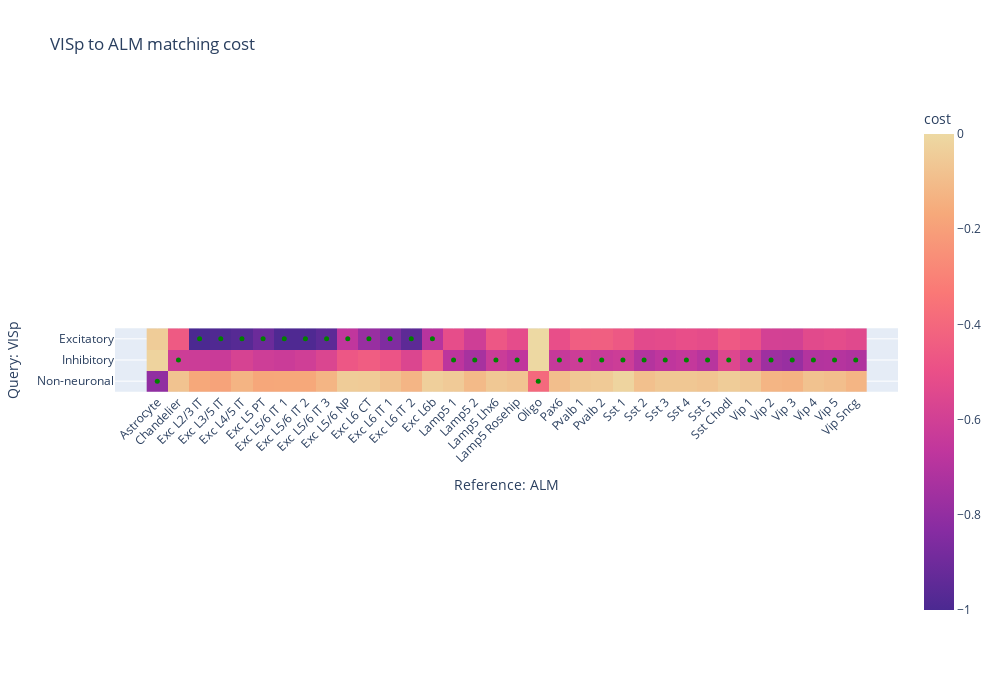

Notebook source saved alongside this figure:
### Code cell
m.set_type_equality_strictness(0.7)
m.eval('labels3')
m.display_matching_costs(ground_truth_obs_key='labels3', show_all_labels=True, angle_x_labels=True, width=1000, height=700)

### Figure 1 — Plotly figure (JSON) as saved in the notebook; plotly's stock layout.template omitted (floating-point values rounded to 4 significant figures)
{"data": [{"coloraxis": "coloraxis", "hovertemplate": "Reference: ALM: %{x}<br>Query: VISp: %{y}<br>cost: %{z}<extra></extra>", "name": "0", "type": "heatmap", "x": ["Astrocyte", "Chandelier", "Exc L2/3 IT", "Exc L3/5 IT", "Exc L4/5 IT", "Exc L5 PT", "Exc L5/6 IT 1", "Exc L5/6 IT 2", "Exc L5/6 IT 3", "Exc L5/6 NP", "Exc L6 CT", "Exc L6 IT 1", "Exc L6 IT 2", "Exc L6b", "Lamp5 1", "Lamp5 2", "Lamp5 Lhx6", "Lamp5 Rosehip", "Oligo", "Pax6", "Pvalb 1", "Pvalb 2", "Sst 1", "Sst 2", "Sst 3", "Sst 4", "Sst 5", "Sst Chodl", "Vip 1", "Vip 2", "Vip 3", "Vip 4", "Vip 5", "Vip Sncg"], "xaxis": "x", "y": ["Excitatory", "Inhibitory", "Non-neuronal"], "yaxis": "y", "z": [[-0.04442, -0.4572, -1, -0.987, -0.9692, -0.9123, -0.988, -0.9896, -0.9494, -0.664, -0.7842, -0.8547, -0.9487, -0.6921, -0.5157, -0.6129, -0.4691, -0.5204, 0, -0.5099, -0.4403, -0.4364, -0.465, -0.5313, -0.5246, -0.5069, -0.5193, -0.4606, -0.4889, -0.5928, -0.596, -0.535, -0.5227, -0.5383], [-0.02148, -0.6175, -0.6217, -0.6301, -0.5788, -0.6161, -0.6268, -0.6077, -0.5622, -0.468, -0.4416, -0.478, -0.5576, -0.4415, -0.6764, -0.7387, -0.6255, -0.6663, -0.002987, -0.6448, -0.6191, -0.6355, -0.6172, -0.7025, -0.6686, -0.6513, -0.6902, -0.5506, -0.642, -0.7652, -0.7839, -0.7049, -0.7, -0.7148], [-0.8039, -0.0754, -0.1718, -0.1859, -0.1294, -0.1722, -0.1713, -0.1694, -0.1266, -0.04527, -0.04923, -0.07988, -0.1236, -0.03423, -0.05075, -0.1083, -0.05987, -0.07408, -0.3936, -0.09408, -0.0593, -0.05163, -0.01651, -0.08791, -0.06365, -0.06318, -0.07281, -0.04581, -0.06041, -0.1243, -0.1325, -0.08087, -0.09224, -0.1242]]}, {"hovertemplate": "%{y} -> %{x}", "marker": {"color": ["green", "green", "green", "green", "green", "green", "green", "green", "green", "green", "green", "green", "green", "green", "green", "green", "green", "green", "green", "green", "green", "green", "green", "green", "green", "green", "green", "green", "green", "green", "green", "green", "green", "green"], "size": 5}, "mode": "markers", "name": "", "type": "scatter", "x": ["Exc L2/3 IT", "Exc L3/5 IT", "Exc L4/5 IT", "Exc L5 PT", "Exc L5/6 IT 1", "Exc L5/6 IT 2", "Exc L5/6 IT 3", "Exc L5/6 NP", "Exc L6 CT", "Exc L6 IT 1", "Exc L6 IT 2", "Exc L6b", "Chandelier", "Lamp5 1", "Lamp5 2", "Lamp5 Lhx6", "Lamp5 Rosehip", "Pax6", "Pvalb 1", "Pvalb 2", "Sst 1", "Sst 2", "Sst 3", "Sst 4", "Sst 5", "Sst Chodl", "Vip 1", "Vip 2", "Vip 3", "Vip 4", "Vip 5", "Vip Sncg", "Astrocyte", "Oligo"], "y": ["Excitatory", "Excitatory", "Excitatory", "Excitatory", "Excitatory", "Excitatory", "Excitatory", "Excitatory", "Excitatory", "Excitatory", "Excitatory", "Excitatory", "Inhibitory", "Inhibitory", "Inhibitory", "Inhibitory", "Inhibitory", "Inhibitory", "Inhibitory", "Inhibitory", "Inhibitory", "Inhibitory", "Inhibitory", "Inhibitory", "Inhibitory", "Inhibitory", "Inhibitory", "Inhibitory", "Inhibitory", "Inhibitory", "Inhibitory", "Inhibitory", "Non-neuronal", "Non-neuronal"]}], "layout": {"coloraxis": {"colorbar": {"title": {"text": "cost"}}, "colorscale": [[0, "rgb(75, 41, 145)"], [0.1667, "rgb(135, 44, 162)"], [0.3333, "rgb(192, 54, 157)"], [0.5, "rgb(234, 79, 136)"], [0.6667, "rgb(250, 120, 118)"], [0.8333, "rgb(246, 169, 122)"], [1, "rgb(237, 217, 163)"]]}, "height": 700, "title": {"text": "VISp to ALM matching cost"}, "width": 1000, "xaxis": {"anchor": "y", "constrain": "domain", "domain": [0, 1], "dtick": 1, "scaleanchor": "y", "tickangle": -45, "title": {"text": "Reference: ALM"}}, "yaxis": {"anchor": "x", "autorange": "reversed", "constrain": "domain", "domain": [0, 1], "dtick": 1, "title": {"text": "Query: VISp"}}}}
